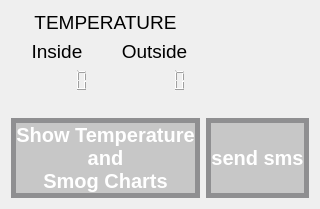
      <widget class="QWidget" name="tab_6">
       <attribute name="title">
        <string>TEMPERATURE</string>
       </attribute>
       <layout class="QGridLayout" name="gridLayout_13">
        <item row="2" column="1">
         <widget class="QPushButton" name="smsButton">
          <property name="sizePolicy">
           <sizepolicy hsizetype="Minimum" vsizetype="Preferred">
            <horstretch>0</horstretch>
            <verstretch>0</verstretch>
           </sizepolicy>
          </property>
          <property name="styleSheet">
           <string notr="true">QPushButton {
background-color: rgb(158, 158, 158,125);
 border: 5px solid #8f8f91;
border-radius: 0px;
color:white;
font: bold 20px ;
}
QPushButton:pressed {
border:none;
}</string>
          </property>
          <property name="text">
           <string>send sms</string>
          </property>
         </widget>
        </item>
        <item row="0" column="0">
         <layout class="QGridLayout" name="gridLayout_TEMPERATURE">
          <item row="1" column="1">
           <layout class="QVBoxLayout" name="myWerOUT">
            <item>
             <widget class="QLabel" name="label_2">
              <property name="sizePolicy">
               <sizepolicy hsizetype="Preferred" vsizetype="Fixed">
                <horstretch>0</horstretch>
                <verstretch>0</verstretch>
               </sizepolicy>
              </property>
              <property name="font">
               <font>
                <pointsize>14</pointsize>
               </font>
              </property>
              <property name="text">
               <string>Outside</string>
              </property>
              <property name="alignment">
               <set>Qt::AlignCenter</set>
              </property>
             </widget>
            </item>
            <item>
             <widget class="QLCDNumber" name="OutsideLCD_2">
              <property name="sizePolicy">
               <sizepolicy hsizetype="Minimum" vsizetype="Fixed">
                <horstretch>0</horstretch>
                <verstretch>0</verstretch>
               </sizepolicy>
              </property>
              <property name="font">
               <font>
                <family>MS PGothic</family>
                <pointsize>14</pointsize>
               </font>
              </property>
              <property name="layoutDirection">
               <enum>Qt::LeftToRight</enum>
              </property>
              <property name="styleSheet">
               <string notr="true">color: rgb(0, 255, 0);</string>
              </property>
              <property name="frameShape">
               <enum>QFrame::NoFrame</enum>
              </property>
              <property name="smallDecimalPoint">
               <bool>false</bool>
              </property>
              <property name="digitCount">
               <number>6</number>
              </property>
              <property name="segmentStyle">
               <enum>QLCDNumber::Filled</enum>
              </property>
             </widget>
            </item>
            <item>
             <layout class="QVBoxLayout" name="werOUT"/>
            </item>
           </layout>
          </item>
          <item row="1" column="0">
           <layout class="QVBoxLayout" name="myWerIN">
            <item>
             <widget class="QLabel" name="label">
              <property name="sizePolicy">
               <sizepolicy hsizetype="Preferred" vsizetype="Fixed">
                <horstretch>0</horstretch>
                <verstretch>0</verstretch>
               </sizepolicy>
              </property>
              <property name="font">
               <font>
                <pointsize>14</pointsize>
               </font>
              </property>
              <property name="layoutDirection">
               <enum>Qt::LeftToRight</enum>
              </property>
              <property name="text">
               <string>Inside</string>
              </property>
              <property name="alignment">
               <set>Qt::AlignCenter</set>
              </property>
             </widget>
            </item>
            <item>
             <widget class="QLCDNumber" name="InsideLCD_2">
              <property name="sizePolicy">
               <sizepolicy hsizetype="Minimum" vsizetype="Fixed">
                <horstretch>0</horstretch>
                <verstretch>0</verstretch>
               </sizepolicy>
              </property>
              <property name="font">
               <font>
                <pointsize>14</pointsize>
               </font>
              </property>
              <property name="styleSheet">
               <string notr="true">color: rgb(0, 255, 0);</string>
              </property>
              <property name="frameShape">
               <enum>QFrame::NoFrame</enum>
              </property>
              <property name="digitCount">
               <number>6</number>
              </property>
             </widget>
            </item>
            <item>
             <layout class="QVBoxLayout" name="werIN"/>
            </item>
           </layout>
          </item>
          <item row="0" column="0" colspan="2">
           <widget class="QLabel" name="label_3">
            <property name="sizePolicy">
             <sizepolicy hsizetype="Preferred" vsizetype="Fixed">
              <horstretch>0</horstretch>
              <verstretch>0</verstretch>
             </sizepolicy>
            </property>
            <property name="font">
             <font>
              <pointsize>14</pointsize>
             </font>
            </property>
            <property name="layoutDirection">
             <enum>Qt::LeftToRight</enum>
            </property>
            <property name="text">
             <string>TEMPERATURE</string>
            </property>
            <property name="alignment">
             <set>Qt::AlignCenter</set>
            </property>
           </widget>
          </item>
         </layout>
        </item>
        <item row="2" column="0">
         <widget class="QPushButton" name="pushButton_showTemperatureCharts">
          <property name="sizePolicy">
           <sizepolicy hsizetype="Minimum" vsizetype="Preferred">
            <horstretch>0</horstretch>
            <verstretch>0</verstretch>
           </sizepolicy>
          </property>
          <property name="styleSheet">
           <string notr="true">QPushButton {
background-color: rgb(158, 158, 158,125);
 border: 5px solid #8f8f91;
border-radius: 0px;
color:white;
font: bold 20px ;
}
QPushButton:pressed {
border:none;
}</string>
          </property>
          <property name="text">
           <string>Show Temperature
and
Smog Charts</string>
          </property>
         </widget>
        </item>
        <item row="1" column="1">
         <spacer name="horizontalSpacer_2">
          <property name="orientation">
           <enum>Qt::Horizontal</enum>
          </property>
          <property name="sizeHint" stdset="0">
           <size>
            <width>40</width>
            <height>20</height>
           </size>
          </property>
         </spacer>
        </item>
        <item row="1" column="0">
         <spacer name="horizontalSpacer_3">
          <property name="orientation">
           <enum>Qt::Horizontal</enum>
          </property>
          <property name="sizeHint" stdset="0">
           <size>
            <width>40</width>
            <height>2</height>
           </size>
          </property>
         </spacer>
        </item>
       </layout>
      </widget>
